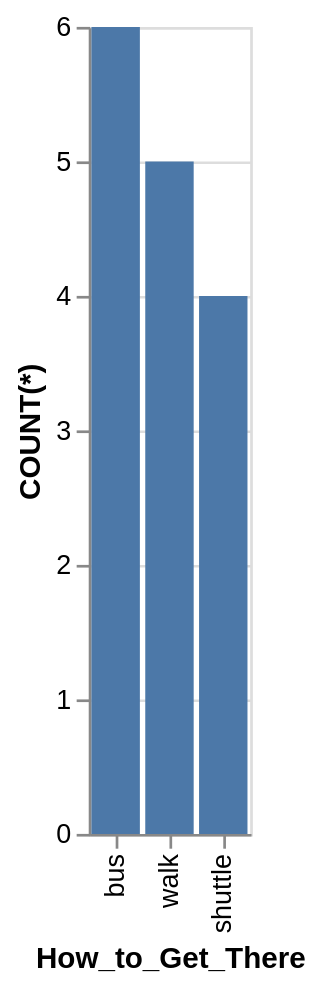

This figure's Vega-Lite source:
### Vega-Lite specification from a JSON file in a GitHub repository (floating-point values rounded to 4 significant figures)
{"data": {"values": [{"x_data": "bus", "y_data": 6}, {"x_data": "walk", "y_data": 5}, {"x_data": "shuttle", "y_data": 4}]}, "mark": "bar", "encoding": {"x": {"field": "x_data", "type": "nominal", "title": "How_to_Get_There", "sort": {"op": "sum", "field": "y_data", "order": "descending"}}, "y": {"field": "y_data", "type": "quantitative", "title": "COUNT(*)"}}}
